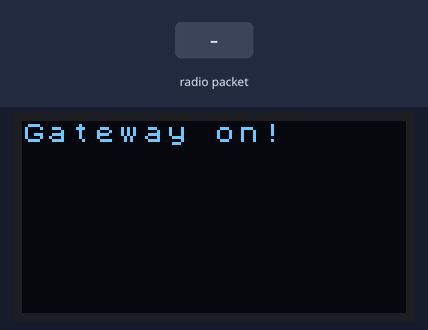
A sketch run on a simulated ESP32. Parts: 128×64 one-colour display. Inputs (shaded band) come from the test bench. WiFi joins after 1.5 s; servers stay silent unless stated; uploads are accepted with an empty reply; no radio packets arrive unless stated; what the sketch prints to the serial monitor is not drawn.

Above: at 5.2 s.
5.3 s: radio packet "1" arrives
6.8 s: radio packet "0" arrives
At 8.2 s:
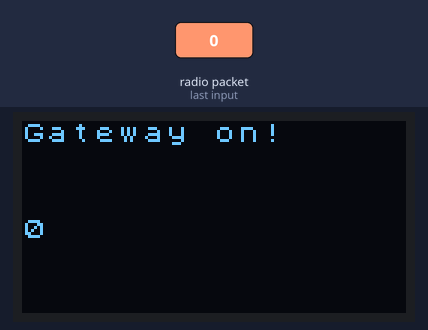
8.5 s: radio packet "2" arrives
Timing chart, 0 to 11.5 s (numbered marks = the images above; inputs shaded):
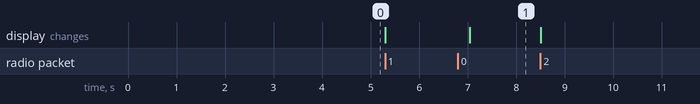

The sketch:

heltec_wifi_lora_coop_cred_2.ino
```cpp
/**
 * BasicHTTPClient.ino
 *
 *  Created on: 24.05.2015
 *
 */
#include <U8x8lib.h>
#include <Arduino.h>
#include <SPI.h>
#include <RH_RF95.h>
#include <WiFi.h>
#include <WiFiMulti.h>
#include "credentials.h" // My WiFi configuration.

#include <HTTPClient.h>

#define USE_SERIAL Serial
#include <ArduinoJson.h>

WiFiMulti wifiMulti;

#define RFM95_CS 18
#define RFM95_RST 14
#define RFM95_INT 26

/*
const char* bayou_url = "http://157.230.188.100:3000/api/drives/1a142aee9702045f3049325318f14fab10d24ce3e0c8a387d092759c0594ba5e";
const char* bayou_privkey = "db84537367d8e9096e93b97cfef3adc11781d90abb56f24d96ee12e7ce899344";
*/

// Change to 434.0 or other frequency, must match RX's freq!
#define RF95_FREQ 915.0

// Singleton instance of the radio driver
RH_RF95 rf95(RFM95_CS, RFM95_INT);

String receivedText;
String receivedRssi;

U8X8_SSD1306_128X64_NONAME_SW_I2C u8x8(/* clock=*/ 15, /* data=*/ 4, /* reset=*/ 16);


unsigned long lastTime = 0;
// Timer set to 10 minutes (600000)
//unsigned long timerDelay = 600000;
// Set timer to 90 seconds (5000)
unsigned long timerDelay = 90000;

StaticJsonDocument<200> doc;


void setup() {

u8x8.begin();
  u8x8.setFont(u8x8_font_chroma48medium8_r);

  u8x8.drawString(0, 0, "Gateway on!");

    USE_SERIAL.begin(9600);

    USE_SERIAL.println();
    USE_SERIAL.println();
    USE_SERIAL.println();

    for(uint8_t t = 4; t > 0; t--) {
        USE_SERIAL.printf("[SETUP] WAIT %d...\n", t);
        USE_SERIAL.flush();
        delay(1000);
    }

    //wifiMulti.addAP("InmanSquareOasis", "portauprince");

wifiMulti.addAP(SSID,WiFiPassword);

while (!rf95.init()) {
    Serial.println("LoRa radio init failed");
    Serial.println("Uncomment '#define SERIAL_DEBUG' in RH_RF95.cpp for detailed debug info");
    while (1);
  }
  Serial.println("LoRa radio init OK!");

  // Defaults after init are 434.0MHz, modulation GFSK_Rb250Fd250, +13dbM
  if (!rf95.setFrequency(RF95_FREQ)) {
    Serial.println("setFrequency failed");
    while (1);
  }
  Serial.print("Set Freq to: "); Serial.println(RF95_FREQ);

  rf95.setTxPower(23, false);


}

void loop() {

if (rf95.available())
  {

    // Should be a message for us now
    uint8_t buf[RH_RF95_MAX_MESSAGE_LEN];
    uint8_t len = sizeof(buf);

    if (rf95.recv(buf, &len))
    {
      RH_RF95::printBuffer("Received: ", buf, len);
      Serial.print("Got: ");
      Serial.println((char*)buf);
      Serial.print("RSSI: ");
      Serial.println(rf95.lastRssi(), DEC);

      u8x8.drawString(0, 4, (char*)buf);

      DeserializationError error = deserializeJson(doc, (char*)buf);

if (error) {
        Serial.print(F("deserializeJson() failed: "));
        Serial.println(error.c_str());
        return;
      }

      Serial.println("Parsed JSON:");
      serializeJsonPretty(doc, Serial);
      Serial.println();

      Serial.print("SIZE:");
      int mysize = measureJson(doc);
      Serial.println(mysize);

      // put in json structure for upload
      DynamicJsonDocument updoc(2048);
updoc["deviceId"] = doc["sensorID"];

JsonObject fields = updoc.createNestedObject("fields");
fields["temp"] = doc["temp"];
fields["humid"] = doc["humid"];

String json;
serializeJson(updoc, json);
serializeJson(updoc, Serial);


      // wait for WiFi connection
    if((wifiMulti.run() == WL_CONNECTED)) {

        HTTPClient http;

        USE_SERIAL.print("[HTTP] begin...\n");
        // configure traged server and url

        http.begin(bayou_url);
        http.addHeader("Authorization",bayou_privkey);

        //http.begin(url);
        //http.addHeader(authorize);

        http.addHeader("Content-Type", "application/json");
        USE_SERIAL.print("[HTTP] GET...\n");
        // start connection and send HTTP header


        int httpCode = http.PUT(json);

        // httpCode will be negative on error
        if(httpCode > 0) {
            // HTTP header has been send and Server response header has been handled
            USE_SERIAL.printf("[HTTP] GET... code: %d\n", httpCode);

            // file found at server
            if(httpCode == HTTP_CODE_OK) {
                String payload = http.getString();
                USE_SERIAL.println(payload);
            }
        } else {
            USE_SERIAL.printf("[HTTP] GET... failed, error: %s\n", http.errorToString(httpCode).c_str());
        }

        http.end();
    }

    //delay(60000); // wait a minute until the next post

    }
} // end if (rf95.available())

} // end loop
```

credentials.h
```cpp
const char *SSID = "InmanSquareOasis";
const char *WiFiPassword = "portauprince";
const char* bayou_url = "http://159.65.226.222:3000/api/drives/1a142aee9702045f3049325318f14fab10d24ce3e0c8a387d092759c0594ba5e";
const char* bayou_privkey = "db84537367d8e9096e93b97cfef3adc11781d90abb56f24d96ee12e7ce899344";
```

Measured:
- after the input at 6.8 s, the display: changes after 0.24 s (image 1)
